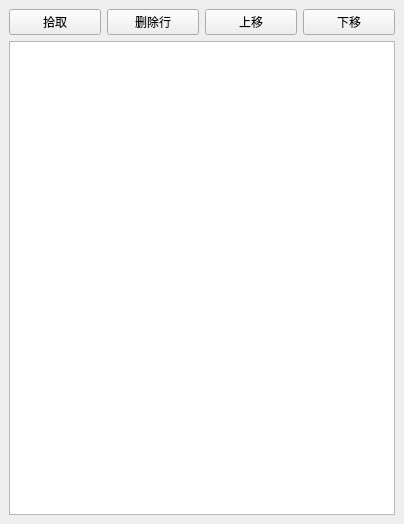
<?xml version="1.0" encoding="UTF-8"?>
<ui version="4.0">
 <class>roadListDockWidget</class>
 <widget class="QDockWidget" name="roadListDockWidget">
  <property name="geometry">
   <rect>
    <x>0</x>
    <y>0</y>
    <width>404</width>
    <height>524</height>
   </rect>
  </property>
  <property name="windowTitle">
   <string>LINK列表</string>
  </property>
  <widget class="QWidget" name="dockWidgetContents">
   <layout class="QGridLayout" name="gridLayout">
    <item row="0" column="3">
     <widget class="QPushButton" name="up_link">
      <property name="text">
       <string>上移</string>
      </property>
     </widget>
    </item>
    <item row="0" column="1">
     <widget class="QPushButton" name="pick_link">
      <property name="text">
       <string>拾取</string>
      </property>
     </widget>
    </item>
    <item row="0" column="4">
     <widget class="QPushButton" name="down_link">
      <property name="text">
       <string>下移</string>
      </property>
     </widget>
    </item>
    <item row="0" column="2">
     <widget class="QPushButton" name="del_link">
      <property name="text">
       <string>删除行</string>
      </property>
     </widget>
    </item>
    <item row="2" column="1" colspan="4">
     <widget class="QListWidget" name="listWidget"/>
    </item>
   </layout>
  </widget>
 </widget>
 <resources/>
 <connections/>
</ui>
